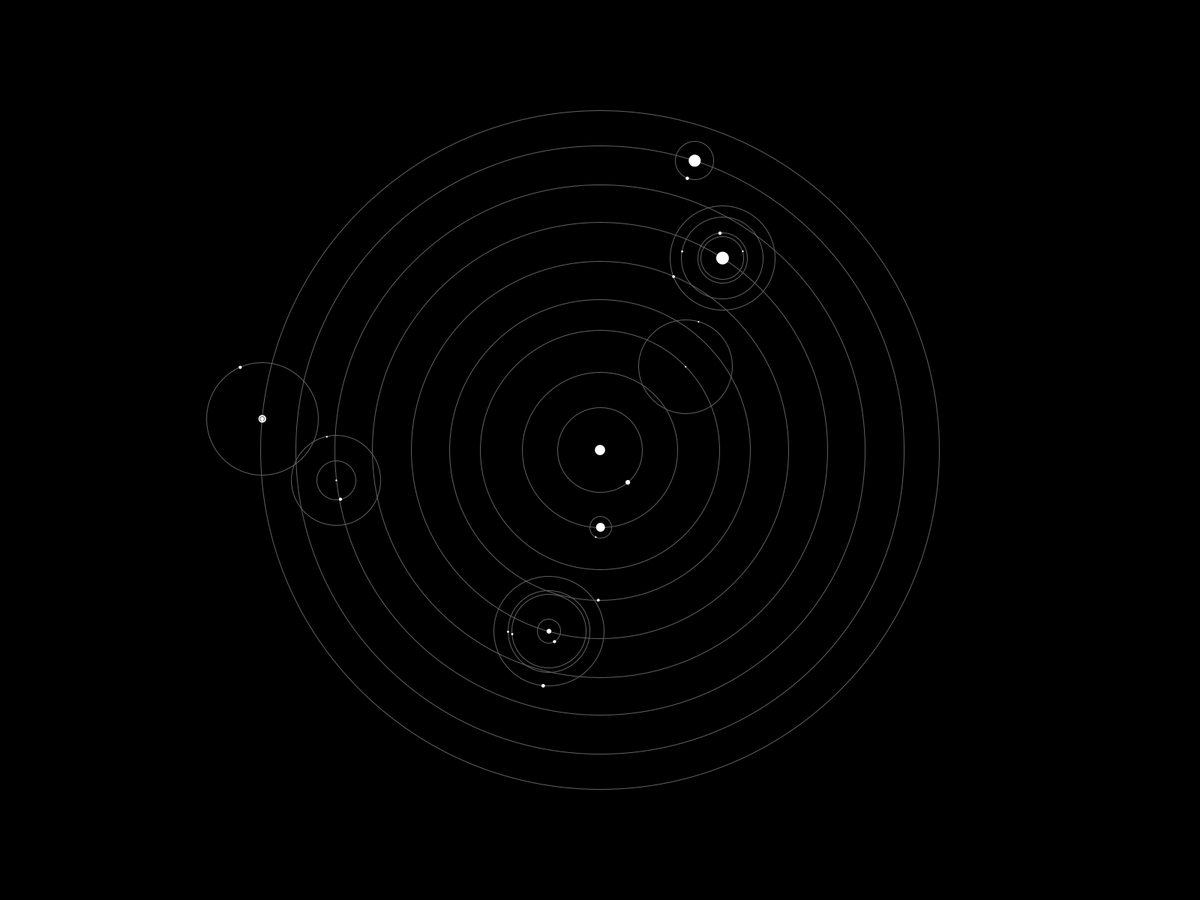
Frame 1 (no input)
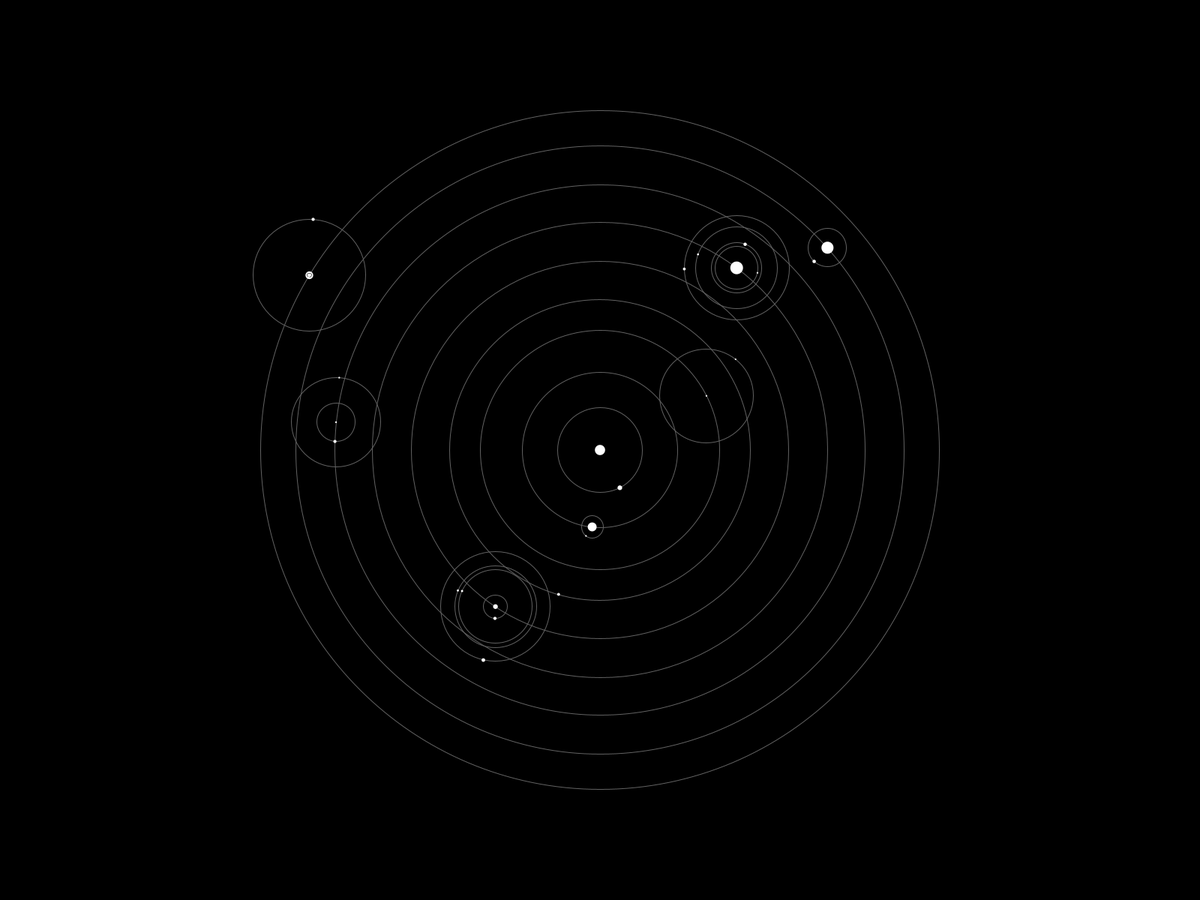
Frame 60 (the mouse pressed at the canvas centre just before this capture)
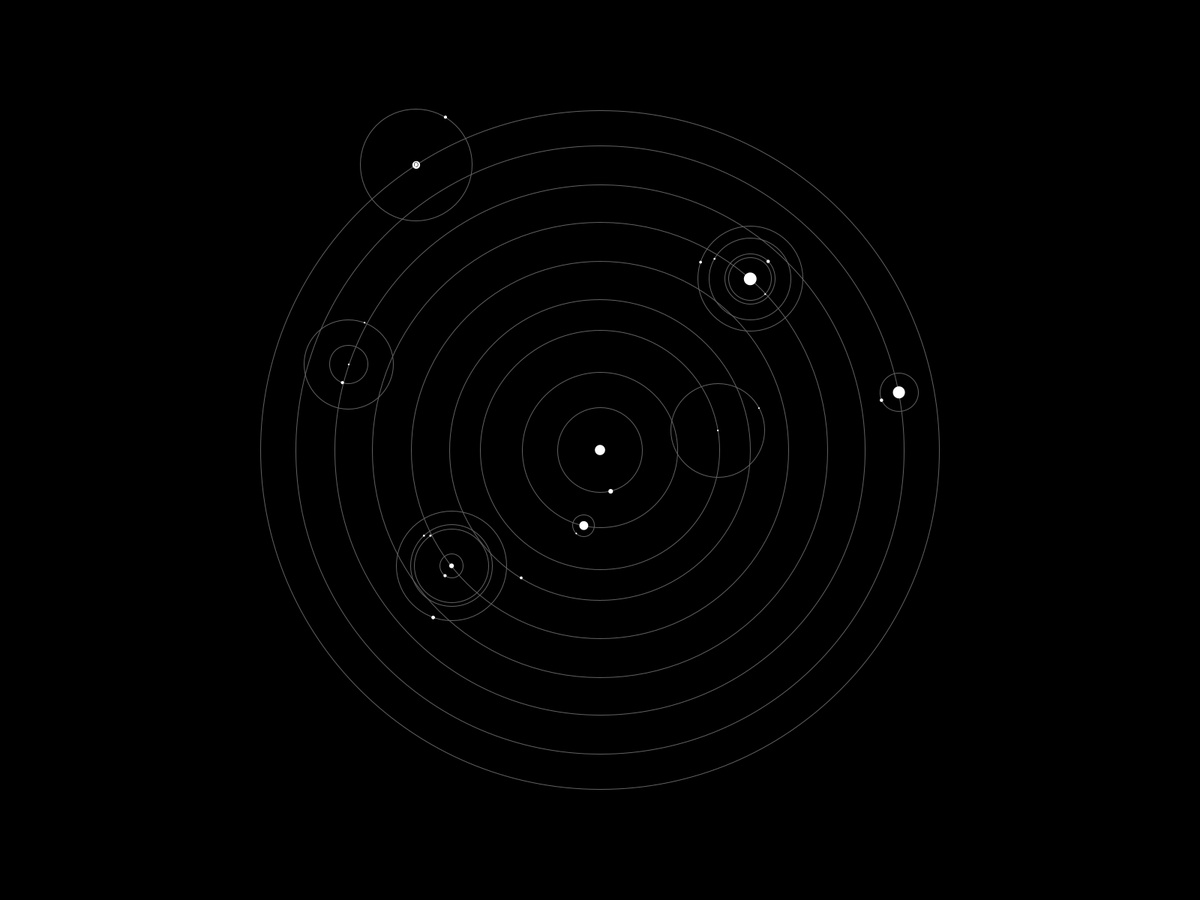
Frame 120 (the mouse held since frame 60 and released just before this capture)

The Processing sketch that drew these frames (run headless with seeded random() and noise(); from frame 60 on, the mouse is pressed at the canvas centre):

// Processing sketch: ssg
// ── ssg.pde
class satelite{

   int index;
   String type;
   float pos_x, pos_y;
   float orbite = 0;
   
   float radius = random(2,20);
   float angle = random(0,360);
   float speed = random(0.001, 0.01);

   satelite(int indexTemp, String typeTemp){
     index = indexTemp;
     type = typeTemp;
     if (type == "sun"){
      orbite = 0;      
     }
     if (type == "planete"){
       orbite = 100*index+random(0,30);
     }
     if (type == "moon"){
       orbite = 10*index+random(5,30);
       radius = random(2,5);
     }
   }
     
   void displayOrbite(float center_x, float center_y){
    noFill();
    stroke(98);
    ellipse(center_x, center_y, orbite, orbite);
   }
   
   void displaySatelite(float center_x, float center_y){
     noStroke();
     fill(255);
     ellipse(x(center_x), y(center_y), radius, radius);
   }
   
   float x(float center_x){
     return pos_x = center_x + cos(angle) * orbite/2;
   }
   
   float y(float center_y){
    return pos_y = center_y + sin(angle) * orbite/2;
   }
   
   float center_x(){
     return pos_x;
   }
   
   float center_y(){
     return pos_y;
   }

   void display(float center_x, float center_y){
    angle += speed;
    x(center_x);
    y(center_y);
    displayOrbite(center_x, center_y);
    displaySatelite(center_x, center_y);
   }
}

satelite[] p;
satelite[] m;
int[] planet;

void setup(){
  fullScreen();
  frameRate(60);
  
  p = new satelite[10];
  m = new satelite[15];
  
  p[0] = new satelite(0, "sun");
  
  for (int i = 1; i < p.length; i++){
    p[i] = new satelite(i, "planete");  
  }
  
  for (int i = 0; i < m.length; i++){
    m[i] = new satelite(i, "moon");
  }
  
  planet = new int[m.length];
  
  for (int i = 0; i < m.length; i++){
    planet[i] = floor(random(1, p.length));
  }
}

void draw(){
  background(0);
  
  int center_x = width / 2;
  int center_y = height / 2;
    
  p[0].display(center_x, center_y);
  
  for (int i = 1; i < p.length; i++){
    p[i].display(center_x, center_y);
  }
  
  for (int i = 0; i < m.length; i++){
    m[i].display(p[planet[i]].center_x(), p[planet[i]].center_y()); 
  }
}
